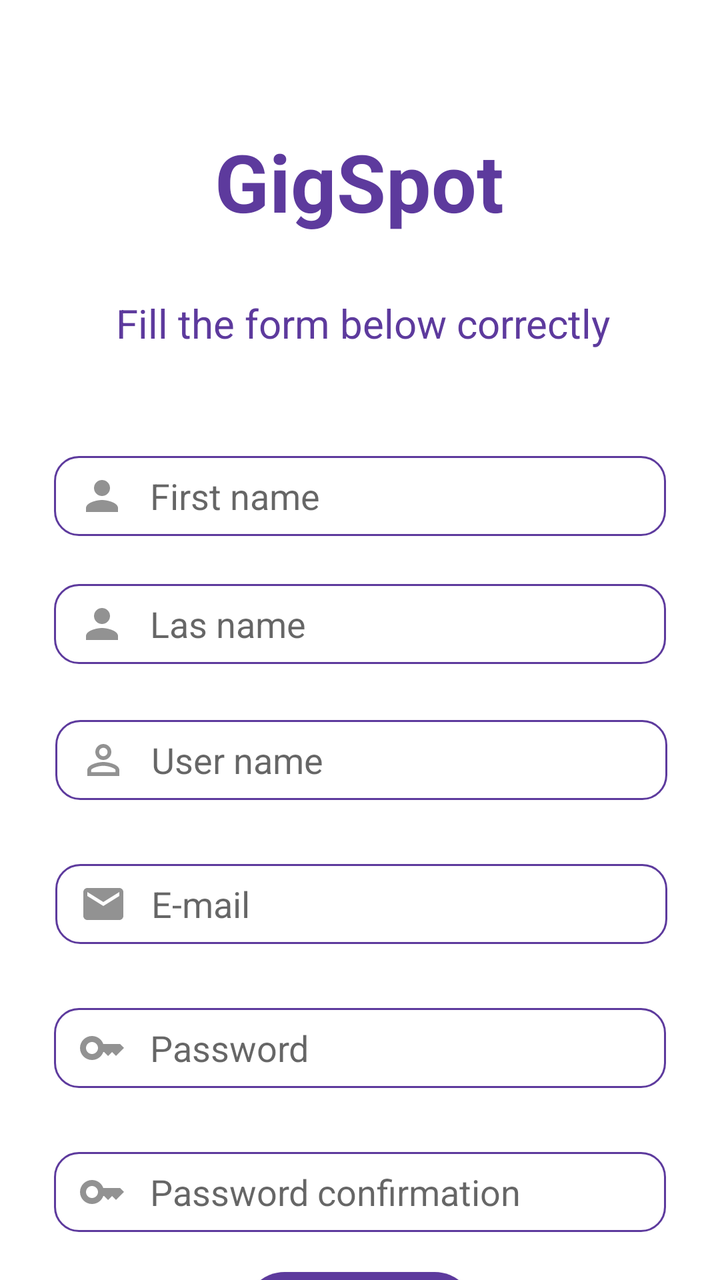
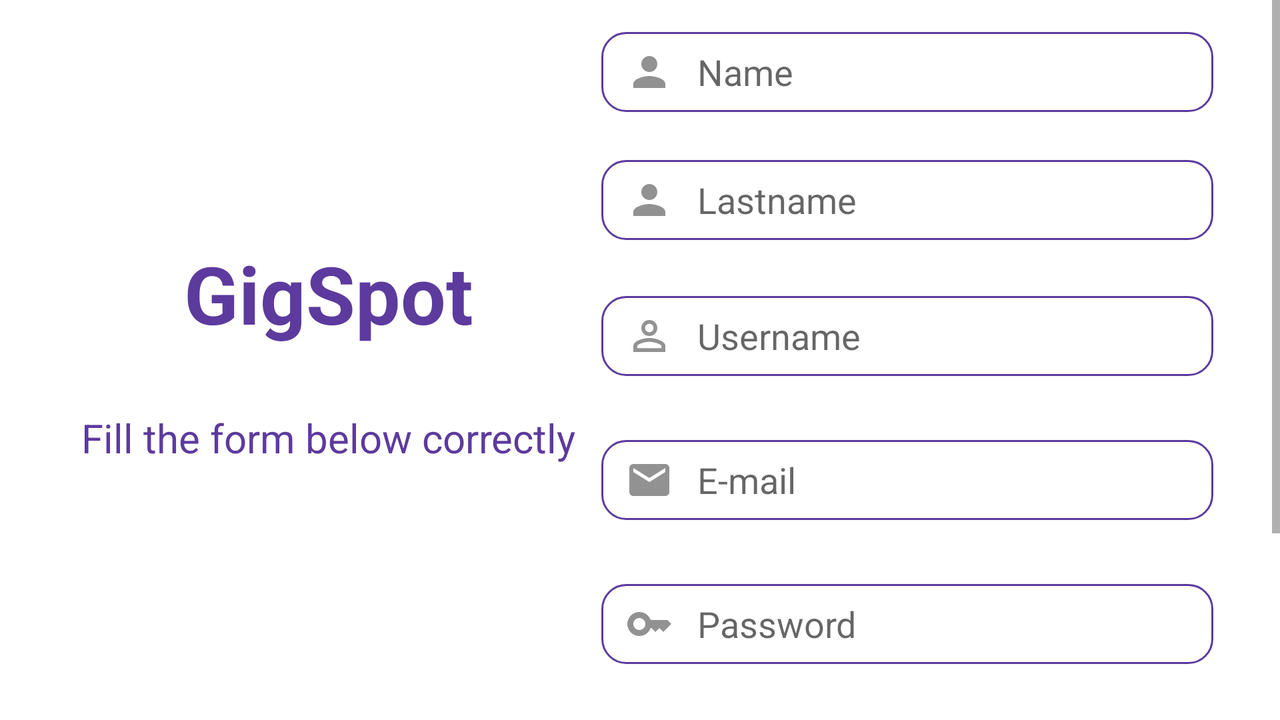

One screen, two layout resources from the same app: the default and the author's alternative for another configuration. Each is rendered where Android would select it; the XML of both is given below.
<!-- AndroidManifest.xml: application theme Theme.MyApplication -->
<!-- res/layout/activity_register_user.xml -->
<?xml version="1.0" encoding="utf-8"?>
<androidx.constraintlayout.widget.ConstraintLayout xmlns:android="http://schemas.android.com/apk/res/android"
    xmlns:app="http://schemas.android.com/apk/res-auto"
    xmlns:tools="http://schemas.android.com/tools"
    android:layout_width="match_parent"
    android:layout_height="match_parent"
    tools:layout_editor_absoluteX="0dp"
    tools:layout_editor_absoluteY="-35dp"
    android:background="@color/white">

    <TextView
        android:id="@+id/textView"
        android:layout_width="wrap_content"
        android:layout_height="wrap_content"
        android:layout_marginStart="133dp"
        android:layout_marginTop="64dp"
        android:layout_marginEnd="134dp"
        android:text="@string/gigspot"
        android:textColor="@color/ColorPrincipal"
        android:textSize="40sp"
        android:textStyle="bold"
        app:layout_constraintEnd_toEndOf="parent"
        app:layout_constraintStart_toStartOf="parent"
        app:layout_constraintTop_toTopOf="parent" />

    <Button
        android:id="@+id/button4"
        android:layout_width="115dp"
        android:layout_height="46dp"
        android:layout_marginStart="148dp"
        android:layout_marginTop="636dp"
        android:layout_marginEnd="148dp"
        android:background="@drawable/custom_for_buttons"
        android:text="Sign in"
        android:textColor="@color/white"
        app:layout_constraintEnd_toEndOf="parent"
        app:layout_constraintHorizontal_bias="0.505"
        app:layout_constraintStart_toStartOf="parent"
        app:layout_constraintTop_toTopOf="parent" />

    <EditText
        android:id="@+id/Apellido"
        android:layout_width="306dp"
        android:layout_height="40dp"
        android:layout_marginStart="53dp"
        android:layout_marginTop="228dp"
        android:layout_marginEnd="53dp"
        android:background="@drawable/custum_for_input_text"
        android:drawableStart="@drawable/person"
        android:drawablePadding="12dp"
        android:hint="First name"
        android:inputType="text"
        android:paddingStart="12dp"
        app:layout_constraintEnd_toEndOf="parent"
        app:layout_constraintStart_toStartOf="parent"
        app:layout_constraintTop_toTopOf="parent" />

    <EditText
        android:id="@+id/apellido5"
        android:layout_width="306dp"
        android:layout_height="40dp"
        android:layout_marginStart="53dp"
        android:layout_marginTop="576dp"
        android:layout_marginEnd="53dp"
        android:background="@drawable/custum_for_input_text"
        android:drawableStart="@drawable/key_password_icon"
        android:drawablePadding="12dp"
        android:hint="Password confirmation"
        android:inputType="text"
        android:paddingStart="12dp"
        app:layout_constraintEnd_toEndOf="parent"
        app:layout_constraintStart_toStartOf="parent"
        app:layout_constraintTop_toTopOf="parent" />

    <EditText
        android:id="@+id/apellido3"
        android:layout_width="306dp"
        android:layout_height="40dp"
        android:layout_marginStart="53dp"
        android:layout_marginTop="432dp"
        android:layout_marginEnd="52dp"
        android:background="@drawable/custum_for_input_text"
        android:drawableStart="@drawable/mail_icon"
        android:drawablePadding="12dp"
        android:hint="E-mail"
        android:inputType="text"
        android:paddingStart="12dp"
        app:layout_constraintEnd_toEndOf="parent"
        app:layout_constraintStart_toStartOf="parent"
        app:layout_constraintTop_toTopOf="parent" />

    <EditText
        android:id="@+id/apellido2"
        android:layout_width="306dp"
        android:layout_height="40dp"
        android:layout_marginStart="53dp"
        android:layout_marginTop="360dp"
        android:layout_marginEnd="52dp"
        android:background="@drawable/custum_for_input_text"
        android:drawableStart="@drawable/person_outline_icon"
        android:drawablePadding="12dp"
        android:hint="User name"
        android:inputType="text"
        android:paddingStart="12dp"
        app:layout_constraintEnd_toEndOf="parent"
        app:layout_constraintStart_toStartOf="parent"
        app:layout_constraintTop_toTopOf="parent" />

    <EditText
        android:id="@+id/apellido4"
        android:layout_width="306dp"
        android:layout_height="40dp"
        android:layout_marginStart="53dp"
        android:layout_marginTop="504dp"
        android:layout_marginEnd="53dp"
        android:background="@drawable/custum_for_input_text"
        android:drawableStart="@drawable/key_password_icon"
        android:drawablePadding="12dp"
        android:hint="Password"
        android:inputType="text"
        android:paddingStart="12dp"
        app:layout_constraintEnd_toEndOf="parent"
        app:layout_constraintStart_toStartOf="parent"
        app:layout_constraintTop_toTopOf="parent" />

    <EditText
        android:id="@+id/apellido"
        android:layout_width="306dp"
        android:layout_height="40dp"
        android:layout_marginStart="53dp"
        android:layout_marginTop="292dp"
        android:layout_marginEnd="53dp"
        android:background="@drawable/custum_for_input_text"
        android:drawableStart="@drawable/person"
        android:drawablePadding="12dp"
        android:hint="Las name"
        android:inputType="text"
        android:paddingStart="12dp"
        app:layout_constraintEnd_toEndOf="parent"
        app:layout_constraintStart_toStartOf="parent"
        app:layout_constraintTop_toTopOf="parent" />

    <TextView
        android:id="@+id/textView2"
        android:layout_width="wrap_content"
        android:layout_height="wrap_content"
        android:layout_marginStart="83dp"
        android:layout_marginTop="148dp"
        android:layout_marginEnd="80dp"
        android:text="Fill the form below correctly"
        android:textColor="@color/ColorPrincipal"
        android:textSize="20sp"
        app:layout_constraintEnd_toEndOf="parent"
        app:layout_constraintStart_toStartOf="parent"
        app:layout_constraintTop_toTopOf="parent" />

</androidx.constraintlayout.widget.ConstraintLayout>
<!-- resources referenced by this layout -->
<resources>
  <color name="ColorPrincipal">#5d3a9d</color>
  <color name="white">#FFFFFFFF</color>
  <!-- drawable custom_for_buttons (drawable) -->
  <?xml version="1.0" encoding="utf-8"?>
  <selector xmlns:android="http://schemas.android.com/apk/res/android">
      <item android:state_enabled="true" android:state_focused="true">
          <shape android:shape="rectangle">
              <solid android:color="@color/white"/>
              <corners android:radius="20dp"/>
              <stroke android:color="@color/ColorSecundario"/>
          </shape>
      </item>
  
      <item android:state_enabled="true">
          <shape android:shape="rectangle">
              <solid android:color="@color/ColorPrincipal"/>
              <corners android:radius="20dp"/>
              <stroke android:color="@color/ColorPrincipal"/>
          </shape>
      </item>
  </selector>
  <!-- drawable key_password_icon (drawable) -->
  <vector android:height="24dp" android:tint="#929292"
      android:viewportHeight="24" android:viewportWidth="24"
      android:width="24dp" xmlns:android="http://schemas.android.com/apk/res/android">
      <path
          android:fillColor="@android:color/white"
          android:pathData="M21,10h-8.35C11.83,7.67 9.61,6 7,6c-3.31,0 -6,2.69 -6,6s2.69,6 6,6c2.61,0 4.83,-1.67 5.65,-4H13l2,2l2,-2l2,2l4,-4.04L21,10zM7,15c-1.65,0 -3,-1.35 -3,-3c0,-1.65 1.35,-3 3,-3s3,1.35 3,3C10,13.65 8.65,15 7,15z"/>
  </vector>
  <!-- drawable mail_icon (drawable) -->
  <vector android:height="24dp" android:tint="#929292"
      android:viewportHeight="24" android:viewportWidth="24"
      android:width="24dp" xmlns:android="http://schemas.android.com/apk/res/android">
      <path
          android:fillColor="@color/ColorGris"
          android:pathData="M20,4L4,4c-1.1,0 -1.99,0.9 -1.99,2L2,18c0,1.1 0.9,2 2,2h16c1.1,0 2,-0.9 2,-2L22,6c0,-1.1 -0.9,-2 -2,-2zM20,8l-8,5 -8,-5L4,6l8,5 8,-5v2z"/>
  </vector>
  <!-- drawable person (drawable) -->
  <vector android:height="24dp" android:tint="#929292"
      android:viewportHeight="24" android:viewportWidth="24"
      android:width="24dp" xmlns:android="http://schemas.android.com/apk/res/android">
      <path
          android:fillColor="#929292"
          android:pathData="M12,12c2.21,0 4,-1.79 4,-4s-1.79,-4 -4,-4 -4,1.79 -4,4 1.79,4 4,4zM12,14c-2.67,0 -8,1.34 -8,4v2h16v-2c0,-2.66 -5.33,-4 -8,-4z"/>
  </vector>
  <!-- drawable person_outline_icon (drawable) -->
  <vector android:height="24dp" android:tint="#929292"
      android:viewportHeight="24" android:viewportWidth="24"
      android:width="24dp" xmlns:android="http://schemas.android.com/apk/res/android">
      <path
          android:fillColor="@android:color/white"
          android:pathData="M12,5.9c1.16,0 2.1,0.94 2.1,2.1s-0.94,2.1 -2.1,2.1S9.9,9.16 9.9,8s0.94,-2.1 2.1,-2.1m0,9c2.97,0 6.1,1.46 6.1,2.1v1.1L5.9,18.1L5.9,17c0,-0.64 3.13,-2.1 6.1,-2.1M12,4C9.79,4 8,5.79 8,8s1.79,4 4,4 4,-1.79 4,-4 -1.79,-4 -4,-4zM12,13c-2.67,0 -8,1.34 -8,4v3h16v-3c0,-2.66 -5.33,-4 -8,-4z"/>
  </vector>
  <string name="gigspot">GigSpot</string>
  <style name="Theme.MyApplication" parent="Theme.MaterialComponents.DayNight.NoActionBar">
          
          <item name="colorPrimary">@color/ColorPrincipal</item>
          <item name="colorPrimaryVariant">@color/ColorSecundario</item>
          <item name="colorOnPrimary">@color/ColorPrincipal</item>
          
          <item name="colorSecondary">@color/ColorPrincipal</item>
          <item name="colorSecondaryVariant">@color/ColorSecundario</item>
          <item name="colorOnSecondary">@color/ColorPrincipal</item>
          
          <item name="android:statusBarColor">?attr/colorPrimaryVariant</item>
          
      </style>
  <color name="ColorSecundario">#401197</color>
  <color name="ColorGris">#929292</color>
</resources>
<!-- res/layout-land/activity_register_user.xml (the author's variant of the layout above) -->
<!-- drawn on the phone turned sideways -->
<?xml version="1.0" encoding="utf-8"?>
<androidx.constraintlayout.widget.ConstraintLayout xmlns:android="http://schemas.android.com/apk/res/android"
    xmlns:app="http://schemas.android.com/apk/res-auto"
    xmlns:tools="http://schemas.android.com/tools"
    android:layout_width="match_parent"
    android:layout_height="match_parent">

    <ScrollView
        android:layout_width="match_parent"
        android:layout_height="match_parent"
        app:layout_constraintBottom_toBottomOf="parent"
        tools:layout_editor_absoluteX="255dp">

        <androidx.constraintlayout.widget.ConstraintLayout
            android:layout_width="match_parent"
            android:layout_height="match_parent">


            <TextView
                android:id="@+id/textView"
                android:layout_width="wrap_content"
                android:layout_height="wrap_content"
                android:layout_marginStart="92dp"
                android:layout_marginTop="120dp"
                android:text="@string/gigspot"
                android:textColor="@color/ColorPrincipal"
                android:textSize="40sp"
                android:textStyle="bold"
                app:layout_constraintStart_toStartOf="parent"
                app:layout_constraintTop_toTopOf="parent" />

            <TextView
                android:id="@+id/textView2"
                android:layout_width="wrap_content"
                android:layout_height="wrap_content"
                android:layout_marginTop="32dp"
                android:text="@string/instructionsRegister"
                android:textColor="@color/ColorPrincipal"
                android:textSize="20sp"
                app:layout_constraintEnd_toEndOf="@+id/textView"
                app:layout_constraintStart_toStartOf="@+id/textView"
                app:layout_constraintTop_toBottomOf="@+id/textView" />

            <EditText
                android:id="@+id/Apellido"
                android:layout_width="306dp"
                android:layout_height="40dp"
                android:layout_marginStart="373dp"
                android:layout_marginTop="16dp"
                android:layout_marginEnd="106dp"
                android:background="@drawable/custum_for_input_text"
                android:drawableStart="@drawable/person"
                android:drawablePadding="12dp"
                android:hint="@string/name"
                android:inputType="text"
                android:paddingStart="12dp"
                app:layout_constraintEnd_toEndOf="parent"
                app:layout_constraintStart_toStartOf="parent"
                app:layout_constraintTop_toTopOf="parent" />

            <EditText
                android:id="@+id/apellido5"
                android:layout_width="306dp"
                android:layout_height="40dp"
                android:layout_marginTop="32dp"
                android:background="@drawable/custum_for_input_text"
                android:drawableStart="@drawable/key_password_icon"
                android:drawablePadding="12dp"
                android:hint="@string/passwordRconf"
                android:inputType="text"
                android:paddingStart="12dp"
                app:layout_constraintEnd_toEndOf="@+id/apellido4"
                app:layout_constraintStart_toStartOf="@+id/apellido4"
                app:layout_constraintTop_toBottomOf="@+id/apellido4" />

            <EditText
                android:id="@+id/apellido2"
                android:layout_width="306dp"
                android:layout_height="40dp"
                android:layout_marginTop="28dp"
                android:background="@drawable/custum_for_input_text"
                android:drawableStart="@drawable/person_outline_icon"
                android:drawablePadding="12dp"
                android:hint="@string/userName"
                android:inputType="text"
                android:paddingStart="12dp"
                app:layout_constraintEnd_toEndOf="@+id/apellido"
                app:layout_constraintStart_toStartOf="@+id/apellido"
                app:layout_constraintTop_toBottomOf="@+id/apellido" />

            <EditText
                android:id="@+id/apellido"
                android:layout_width="306dp"
                android:layout_height="40dp"
                android:layout_marginTop="24dp"
                android:background="@drawable/custum_for_input_text"
                android:drawableStart="@drawable/person"
                android:drawablePadding="12dp"
                android:hint="@string/lastNameR"
                android:inputType="text"
                android:paddingStart="12dp"
                app:layout_constraintEnd_toEndOf="@+id/Apellido"
                app:layout_constraintStart_toStartOf="@+id/Apellido"
                app:layout_constraintTop_toBottomOf="@+id/Apellido" />

            <EditText
                android:id="@+id/apellido3"
                android:layout_width="306dp"
                android:layout_height="40dp"
                android:layout_marginTop="32dp"
                android:background="@drawable/custum_for_input_text"
                android:drawableStart="@drawable/mail_icon"
                android:drawablePadding="12dp"
                android:hint="@string/emailR"
                android:inputType="text"
                android:paddingStart="12dp"
                app:layout_constraintEnd_toEndOf="@+id/apellido2"
                app:layout_constraintStart_toStartOf="@+id/apellido2"
                app:layout_constraintTop_toBottomOf="@+id/apellido2" />

            <EditText
                android:id="@+id/apellido4"
                android:layout_width="306dp"
                android:layout_height="40dp"
                android:layout_marginTop="32dp"
                android:background="@drawable/custum_for_input_text"
                android:drawableStart="@drawable/key_password_icon"
                android:drawablePadding="12dp"
                android:hint="@string/password"
                android:inputType="text"
                android:paddingStart="12dp"
                app:layout_constraintEnd_toEndOf="@+id/apellido3"
                app:layout_constraintStart_toStartOf="@+id/apellido3"
                app:layout_constraintTop_toBottomOf="@+id/apellido3" />

            <Button
                android:id="@+id/button4"
                android:layout_width="115dp"
                android:layout_height="46dp"
                android:layout_marginTop="20dp"
                android:background="@drawable/custom_for_buttons"
                android:text="@string/sing_in"
                android:textColor="@color/white"
                app:layout_constraintBottom_toBottomOf="parent"
                app:layout_constraintEnd_toEndOf="@+id/apellido5"
                app:layout_constraintStart_toStartOf="@+id/apellido5"
                app:layout_constraintTop_toBottomOf="@+id/apellido5"
                android:layout_marginBottom="16dp"/>

        </androidx.constraintlayout.widget.ConstraintLayout>

    </ScrollView>

</androidx.constraintlayout.widget.ConstraintLayout>
<!-- resources referenced by the variant -->
<!-- as the phone turned sideways resolves them -->
<resources>
  <color name="ColorPrincipal">#5d3a9d</color>
  <color name="white">#FFFFFFFF</color>
  <!-- drawable key_password_icon (drawable) -->
  <vector android:height="24dp" android:tint="#929292"
      android:viewportHeight="24" android:viewportWidth="24"
      android:width="24dp" xmlns:android="http://schemas.android.com/apk/res/android">
      <path
          android:fillColor="@android:color/white"
          android:pathData="M21,10h-8.35C11.83,7.67 9.61,6 7,6c-3.31,0 -6,2.69 -6,6s2.69,6 6,6c2.61,0 4.83,-1.67 5.65,-4H13l2,2l2,-2l2,2l4,-4.04L21,10zM7,15c-1.65,0 -3,-1.35 -3,-3c0,-1.65 1.35,-3 3,-3s3,1.35 3,3C10,13.65 8.65,15 7,15z"/>
  </vector>
  <!-- drawable mail_icon (drawable) -->
  <vector android:height="24dp" android:tint="#929292"
      android:viewportHeight="24" android:viewportWidth="24"
      android:width="24dp" xmlns:android="http://schemas.android.com/apk/res/android">
      <path
          android:fillColor="@color/ColorGris"
          android:pathData="M20,4L4,4c-1.1,0 -1.99,0.9 -1.99,2L2,18c0,1.1 0.9,2 2,2h16c1.1,0 2,-0.9 2,-2L22,6c0,-1.1 -0.9,-2 -2,-2zM20,8l-8,5 -8,-5L4,6l8,5 8,-5v2z"/>
  </vector>
  <!-- drawable person (drawable) -->
  <vector android:height="24dp" android:tint="#929292"
      android:viewportHeight="24" android:viewportWidth="24"
      android:width="24dp" xmlns:android="http://schemas.android.com/apk/res/android">
      <path
          android:fillColor="#929292"
          android:pathData="M12,12c2.21,0 4,-1.79 4,-4s-1.79,-4 -4,-4 -4,1.79 -4,4 1.79,4 4,4zM12,14c-2.67,0 -8,1.34 -8,4v2h16v-2c0,-2.66 -5.33,-4 -8,-4z"/>
  </vector>
  <!-- drawable person_outline_icon (drawable) -->
  <vector android:height="24dp" android:tint="#929292"
      android:viewportHeight="24" android:viewportWidth="24"
      android:width="24dp" xmlns:android="http://schemas.android.com/apk/res/android">
      <path
          android:fillColor="@android:color/white"
          android:pathData="M12,5.9c1.16,0 2.1,0.94 2.1,2.1s-0.94,2.1 -2.1,2.1S9.9,9.16 9.9,8s0.94,-2.1 2.1,-2.1m0,9c2.97,0 6.1,1.46 6.1,2.1v1.1L5.9,18.1L5.9,17c0,-0.64 3.13,-2.1 6.1,-2.1M12,4C9.79,4 8,5.79 8,8s1.79,4 4,4 4,-1.79 4,-4 -1.79,-4 -4,-4zM12,13c-2.67,0 -8,1.34 -8,4v3h16v-3c0,-2.66 -5.33,-4 -8,-4z"/>
  </vector>
  <string name="emailR">E-mail</string>
  <string name="gigspot">GigSpot</string>
  <string name="instructionsRegister">Fill the form below correctly</string>
  <string name="lastNameR">Lastname</string>
  <string name="name">Name</string>
  <string name="password">Password</string>
  <string name="passwordRconf">Password confirmation</string>
  <string name="sing_in">Sign in</string>
  <string name="userName">Username</string>
  <style name="Theme.MyApplication" parent="Theme.MaterialComponents.DayNight.NoActionBar">
          
          <item name="colorPrimary">@color/ColorPrincipal</item>
          <item name="colorPrimaryVariant">@color/ColorSecundario</item>
          <item name="colorOnPrimary">@color/ColorPrincipal</item>
          
          <item name="colorSecondary">@color/ColorPrincipal</item>
          <item name="colorSecondaryVariant">@color/ColorSecundario</item>
          <item name="colorOnSecondary">@color/ColorPrincipal</item>
          
          <item name="android:statusBarColor">?attr/colorPrimaryVariant</item>
          
      </style>
  <color name="ColorSecundario">#401197</color>
  <color name="ColorGris">#929292</color>
</resources>
